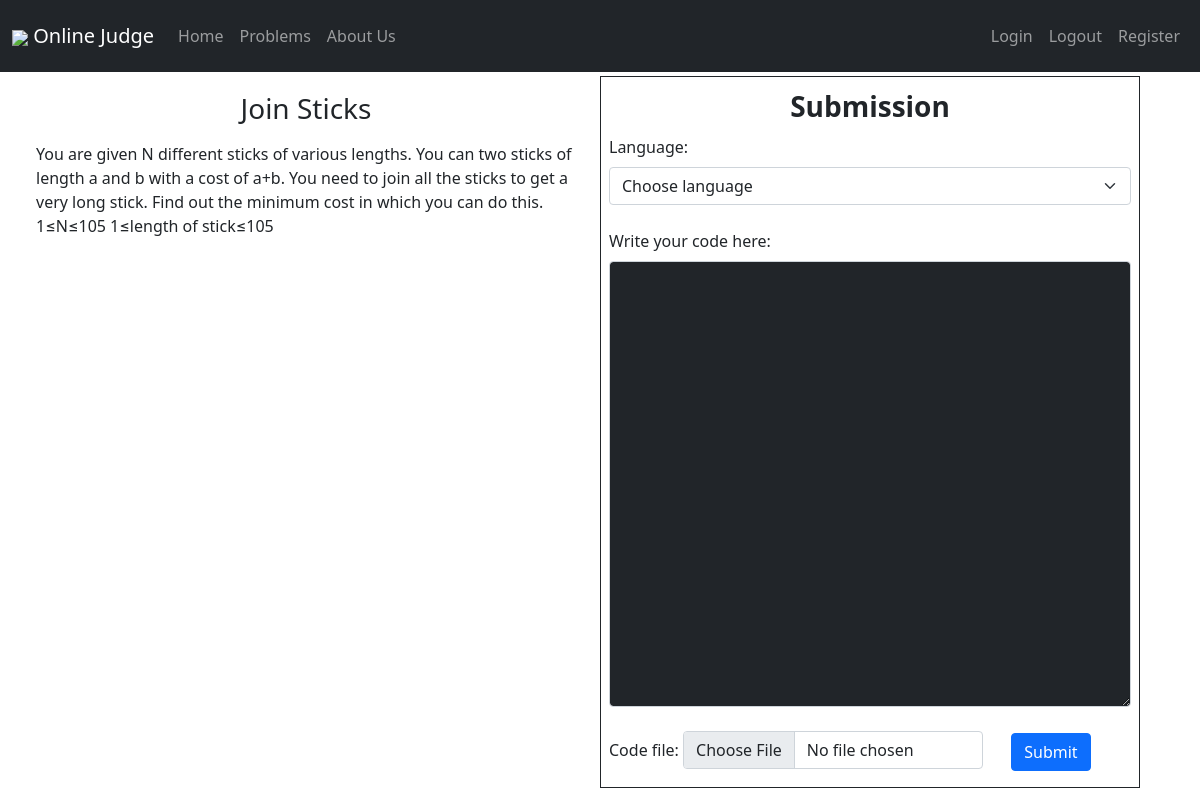
Screenshot of /judge/problem/1/ (signed in) with the database file from the repository.
### judge/models.py (models this page shows, shortened)
class Problem(models.Model):
    Difficulty_choices = (
    ('difficult' , 'difficult'),
    ('medium' , 'medium'),
    ('easy' , 'easy'),
    )
    problem_name = models.CharField(max_length=50)
    problem_desc = models.TextField()
    problem_difficulty = models.CharField(max_length=10, choices=Difficulty_choices)

### judge/views.py (the view)
# urls.py: path('problem/<int:problem_id>/' , views.problem , name="problem"),
def problem(request , problem_id):
    if request.user.is_authenticated :
        problem = get_object_or_404(Problem , pk=problem_id)
        context = {
            'problem':problem
        }
        return render(request, 'problem.html', context)
    else:
        messages.success(request , "Please login to solve problems!!", extra_tags='alert alert-info')
        return HttpResponseRedirect('/judge/login')

### templates/problem.html (shortened to what this page needs)
{% extends 'base.html' %}
{% block body %}
{% include 'navbar.html' %}
<div class="container-fluid mt-1">
    <div class="container-fluid row">
        <div class="container col-12 col-md-6">
            <h3 class="text-center text-capitalize mt-3">
                {{ problem.problem_name }}
            </h3>
            <p class="mt-3">
                {{problem.problem_desc}}
            </p>
        </div>
        <div class="container col ">
            <form action="{% url 'judge:submit' problem.id %}" method="post" enctype="multipart/form-data">
                <fieldset class="border rounded-lg border-dark p-2">
                    <legend class="fw-bolder fs-3 text-center" style="max-width: 1800px!important;">Submission</legend>
                    <div class="form-group mb-4">
                        <label for="language" class="form-label">Language:</label>
                        <select name="language" class="form-control form-select" id="language" required="required">
                            <option value="">Choose language</option>
                        </select>
                    </div>
                    <div class="form-group mb-4">
                    <label for="textaera" class="form-label">Write your code here:</label>
                    <textarea name="codeEditor" class="form-control bg-dark text-light" id="textaera"
                        data-toggle="tooltip" data-placement="top" title="Write your code" rows="18"></textarea>
                    </div>
                    <div class="form-group mb-2">
                    <label for="language" class="form-label mt-1">Code file:</label>
                    <input type="file" class="form-control d-inline-block" name="codeFile" style="max-width: 300px;">
                    <input type="submit" class="btn btn-primary mx-md-4" name="submit" value="Submit">
                    </div>
                </fieldset>
            </form>
        </div>
    </div>
</div>
{% endblock body %}

### templates/problem.html (style rules this page uses)
legend { max-width: 170px; }

### rows the page displays
Problem: problem_name "Join Sticks", problem_desc "You are given N different sticks of various lengths. You can two sticks of length a and b with a cost of a+b. You need to join all the sticks to get a very long stick. Find out the minimum cost in which you can do this. 1≤N≤105 1≤length of stick≤105"
